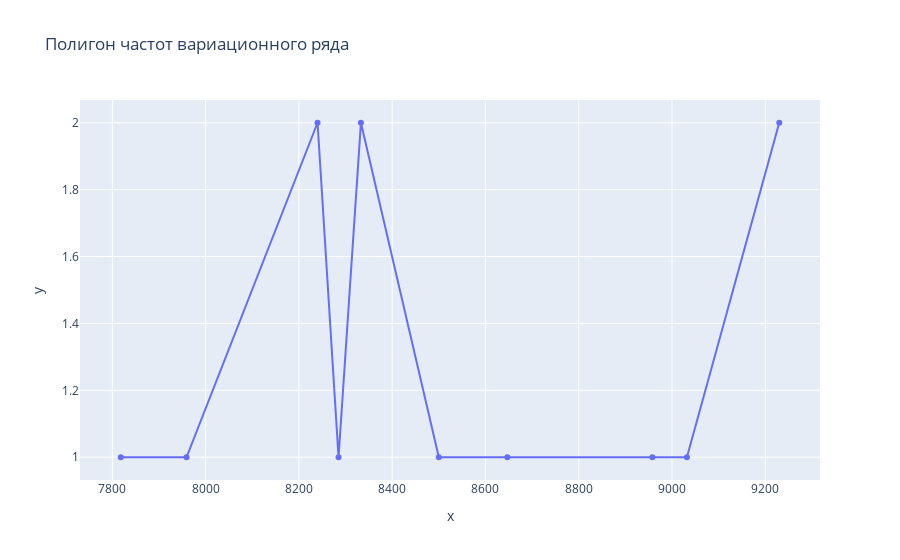

Notebook code cell kept with this figure:
### Markdown cell above
### Полигон частот вариационного ряда

### Code cell
fig = px.line(x=unique, y=freq.iloc[0], markers=True, title='Полигон частот вариационного ряда')
fig.show()

### Figure 1 — Plotly figure (JSON) as saved in the notebook; plotly's stock layout.template omitted (floating-point values rounded to 4 significant figures)
{"data": [{"hovertemplate": "x=%{x}<br>y=%{y}<extra></extra>", "legendgroup": "", "line": {"color": "#636efa", "dash": "solid"}, "marker": {"symbol": "circle"}, "mode": "lines+markers", "name": "", "orientation": "v", "showlegend": false, "x": [7818, 7959, 8240, 8285, 8333, 8500, 8647, 8958, 9032, 9230], "xaxis": "x", "y": [1, 1, 2, 1, 2, 1, 1, 1, 1, 2], "yaxis": "y", "type": "scatter"}], "layout": {"xaxis": {"anchor": "y", "domain": [0.0, 1.0], "title": {"text": "x"}}, "yaxis": {"anchor": "x", "domain": [0.0, 1.0], "title": {"text": "y"}}, "legend": {"tracegroupgap": 0}, "title": {"text": "Полигон частот вариационного ряда"}}}
